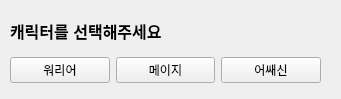
<?xml version="1.0" encoding="UTF-8"?>
<ui version="4.0">
 <class>CharWindow</class>
 <widget class="QWidget" name="CharWindow">
  <property name="geometry">
   <rect>
    <x>0</x>
    <y>0</y>
    <width>341</width>
    <height>99</height>
   </rect>
  </property>
  <property name="windowTitle">
   <string>캐릭터 선택창</string>
  </property>
  <property name="windowIcon">
   <iconset>
    <normaloff>window_icon.png</normaloff>window_icon.png</iconset>
  </property>
  <widget class="QLabel" name="label">
   <property name="geometry">
    <rect>
     <x>10</x>
     <y>20</y>
     <width>191</width>
     <height>21</height>
    </rect>
   </property>
   <property name="font">
    <font>
     <family>Arial</family>
     <pointsize>12</pointsize>
     <weight>75</weight>
     <bold>true</bold>
    </font>
   </property>
   <property name="text">
    <string>캐릭터를 선택해주세요</string>
   </property>
  </widget>
  <widget class="QWidget" name="layoutWidget">
   <property name="geometry">
    <rect>
     <x>10</x>
     <y>50</y>
     <width>311</width>
     <height>41</height>
    </rect>
   </property>
   <layout class="QHBoxLayout" name="layout_char">
    <item>
     <widget class="QPushButton" name="btn_warrior">
      <property name="text">
       <string>워리어</string>
      </property>
     </widget>
    </item>
    <item>
     <widget class="QPushButton" name="btn_mase">
      <property name="text">
       <string>메이지</string>
      </property>
     </widget>
    </item>
    <item>
     <widget class="QPushButton" name="btn_assasin">
      <property name="text">
       <string>어쌔신</string>
      </property>
     </widget>
    </item>
   </layout>
  </widget>
 </widget>
 <resources/>
 <connections/>
</ui>
